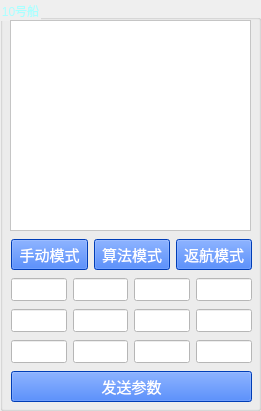
   <widget class="QGroupBox" name="groupBox_12">
    <property name="geometry">
     <rect>
      <x>1090</x>
      <y>440</y>
      <width>261</width>
      <height>411</height>
     </rect>
    </property>
    <property name="styleSheet">
     <string notr="true">color: rgb(170, 255, 255);</string>
    </property>
    <property name="title">
     <string>10号船</string>
    </property>
    <widget class="QTextBrowser" name="text_10">
     <property name="geometry">
      <rect>
       <x>10</x>
       <y>20</y>
       <width>241</width>
       <height>211</height>
      </rect>
     </property>
     <property name="font">
      <font>
       <family>黑体</family>
       <pointsize>8</pointsize>
      </font>
     </property>
     <property name="styleSheet">
      <string notr="true">background-color: rgb(255, 255, 255);
color: rgb(0, 0, 0);</string>
     </property>
    </widget>
    <widget class="QWidget" name="layoutWidget">
     <property name="geometry">
      <rect>
       <x>11</x>
       <y>237</y>
       <width>241</width>
       <height>169</height>
      </rect>
     </property>
     <layout class="QVBoxLayout" name="verticalLayout_11">
      <item>
       <layout class="QHBoxLayout" name="horizontalLayout_41">
        <item>
         <widget class="QPushButton" name="manul_10">
          <property name="font">
           <font>
            <family>黑体</family>
            <pointsize>11</pointsize>
           </font>
          </property>
          <property name="styleSheet">
           <string notr="true">color: rgb(255, 255, 255);
background-color: rgb(0, 85, 255);</string>
          </property>
          <property name="text">
           <string>手动模式</string>
          </property>
         </widget>
        </item>
        <item>
         <widget class="QPushButton" name="guided_10">
          <property name="font">
           <font>
            <family>黑体</family>
            <pointsize>11</pointsize>
           </font>
          </property>
          <property name="styleSheet">
           <string notr="true">color: rgb(255, 255, 255);
background-color: rgb(0, 85, 255);</string>
          </property>
          <property name="text">
           <string>算法模式</string>
          </property>
         </widget>
        </item>
        <item>
         <widget class="QPushButton" name="RTL_10">
          <property name="font">
           <font>
            <family>黑体</family>
            <pointsize>11</pointsize>
           </font>
          </property>
          <property name="styleSheet">
           <string notr="true">color: rgb(255, 255, 255);
background-color: rgb(0, 85, 255);</string>
          </property>
          <property name="text">
           <string>返航模式</string>
          </property>
         </widget>
        </item>
       </layout>
      </item>
      <item>
       <layout class="QHBoxLayout" name="horizontalLayout_42">
        <item>
         <widget class="QLineEdit" name="pa0_10">
          <property name="font">
           <font>
            <family>Times New Roman</family>
            <pointsize>10</pointsize>
            <weight>75</weight>
            <bold>true</bold>
           </font>
          </property>
          <property name="styleSheet">
           <string notr="true">background-color: rgb(255, 255, 255);
color: rgb(0, 0, 0);</string>
          </property>
         </widget>
        </item>
        <item>
         <widget class="QLineEdit" name="pa1_10">
          <property name="font">
           <font>
            <family>Times New Roman</family>
            <pointsize>10</pointsize>
            <weight>75</weight>
            <bold>true</bold>
           </font>
          </property>
          <property name="styleSheet">
           <string notr="true">background-color: rgb(255, 255, 255);
color: rgb(0, 0, 0);</string>
          </property>
         </widget>
        </item>
        <item>
         <widget class="QLineEdit" name="pa2_10">
          <property name="font">
           <font>
            <family>Times New Roman</family>
            <pointsize>10</pointsize>
            <weight>75</weight>
            <bold>true</bold>
           </font>
          </property>
          <property name="styleSheet">
           <string notr="true">background-color: rgb(255, 255, 255);
color: rgb(0, 0, 0);</string>
          </property>
         </widget>
        </item>
        <item>
         <widget class="QLineEdit" name="pa3_10">
          <property name="font">
           <font>
            <family>Times New Roman</family>
            <pointsize>10</pointsize>
            <weight>75</weight>
            <bold>true</bold>
           </font>
          </property>
          <property name="styleSheet">
           <string notr="true">background-color: rgb(255, 255, 255);
color: rgb(0, 0, 0);</string>
          </property>
         </widget>
        </item>
       </layout>
      </item>
      <item>
       <layout class="QHBoxLayout" name="horizontalLayout_43">
        <item>
         <widget class="QLineEdit" name="pa4_10">
          <property name="font">
           <font>
            <family>Times New Roman</family>
            <pointsize>10</pointsize>
            <weight>75</weight>
            <bold>true</bold>
           </font>
          </property>
          <property name="styleSheet">
           <string notr="true">background-color: rgb(255, 255, 255);
color: rgb(0, 0, 0);</string>
          </property>
         </widget>
        </item>
        <item>
         <widget class="QLineEdit" name="pa5_10">
          <property name="font">
           <font>
            <family>Times New Roman</family>
            <pointsize>10</pointsize>
            <weight>75</weight>
            <bold>true</bold>
           </font>
          </property>
          <property name="styleSheet">
           <string notr="true">background-color: rgb(255, 255, 255);
color: rgb(0, 0, 0);</string>
          </property>
         </widget>
        </item>
        <item>
         <widget class="QLineEdit" name="pa6_10">
          <property name="font">
           <font>
            <family>Times New Roman</family>
            <pointsize>10</pointsize>
            <weight>75</weight>
            <bold>true</bold>
           </font>
          </property>
          <property name="styleSheet">
           <string notr="true">background-color: rgb(255, 255, 255);
color: rgb(0, 0, 0);</string>
          </property>
         </widget>
        </item>
        <item>
         <widget class="QLineEdit" name="pa7_10">
          <property name="font">
           <font>
            <family>Times New Roman</family>
            <pointsize>10</pointsize>
            <weight>75</weight>
            <bold>true</bold>
           </font>
          </property>
          <property name="styleSheet">
           <string notr="true">background-color: rgb(255, 255, 255);
color: rgb(0, 0, 0);</string>
          </property>
         </widget>
        </item>
       </layout>
      </item>
      <item>
       <layout class="QHBoxLayout" name="horizontalLayout_44">
        <item>
         <widget class="QLineEdit" name="pa8_10">
          <property name="font">
           <font>
            <family>Times New Roman</family>
            <pointsize>10</pointsize>
            <weight>75</weight>
            <bold>true</bold>
           </font>
          </property>
          <property name="styleSheet">
           <string notr="true">background-color: rgb(255, 255, 255);
color: rgb(0, 0, 0);</string>
          </property>
         </widget>
        </item>
        <item>
         <widget class="QLineEdit" name="pa9_10">
          <property name="font">
           <font>
            <family>Times New Roman</family>
            <pointsize>10</pointsize>
            <weight>75</weight>
            <bold>true</bold>
           </font>
          </property>
          <property name="styleSheet">
           <string notr="true">background-color: rgb(255, 255, 255);
color: rgb(0, 0, 0);</string>
          </property>
         </widget>
        </item>
        <item>
         <widget class="QLineEdit" name="pa10_10">
          <property name="font">
           <font>
            <family>Times New Roman</family>
            <pointsize>10</pointsize>
            <weight>75</weight>
            <bold>true</bold>
           </font>
          </property>
          <property name="styleSheet">
           <string notr="true">background-color: rgb(255, 255, 255);
color: rgb(0, 0, 0);</string>
          </property>
         </widget>
        </item>
        <item>
         <widget class="QLineEdit" name="pa11_10">
          <property name="font">
           <font>
            <family>Times New Roman</family>
            <pointsize>10</pointsize>
            <weight>75</weight>
            <bold>true</bold>
           </font>
          </property>
          <property name="styleSheet">
           <string notr="true">background-color: rgb(255, 255, 255);
color: rgb(0, 0, 0);</string>
          </property>
         </widget>
        </item>
       </layout>
      </item>
      <item>
       <widget class="QPushButton" name="set_10">
        <property name="font">
         <font>
          <family>黑体</family>
          <pointsize>11</pointsize>
         </font>
        </property>
        <property name="styleSheet">
         <string notr="true">color: rgb(255, 255, 255);
background-color: rgb(0, 85, 255);</string>
        </property>
        <property name="text">
         <string>发送参数</string>
        </property>
       </widget>
      </item>
     </layout>
    </widget>
   </widget>
